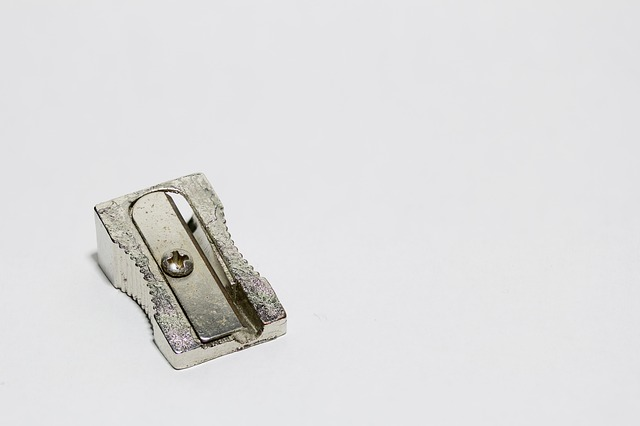
#> input picture Examples/Sacapuntas.jpg, 640 x 426 px
$ python 3.Thresholding_truncate.py
#> lines starting #> are read from the running program, lines starting #| are printed output that depends on the picture
import cv2
import imutils

image = cv2.imread('Sacapuntas.jpg', 0)
#> image: shape (426, 640); min 0, max 255, mean 222.1
image = imutils.resize(image, width=400)  # Se puede omitir esta línea
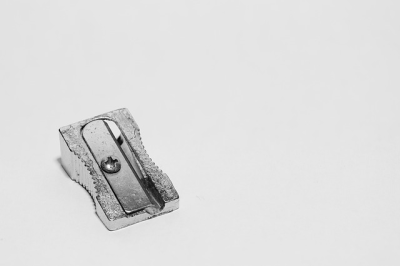
#> image: shape (266, 400); min 5, max 246, mean 222.1

_, Trunc = cv2.threshold(image, 210, 255, cv2.THRESH_TRUNC)  # Si es mayor a 210, toma el valor de 210
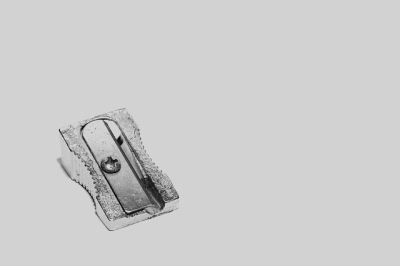
#> Trunc: shape (266, 400); min 5, max 210, mean 205.2

cv2.imshow('Tipos: Trunc', Trunc)
cv2.waitKey(0)
cv2.destroyAllWindows()
